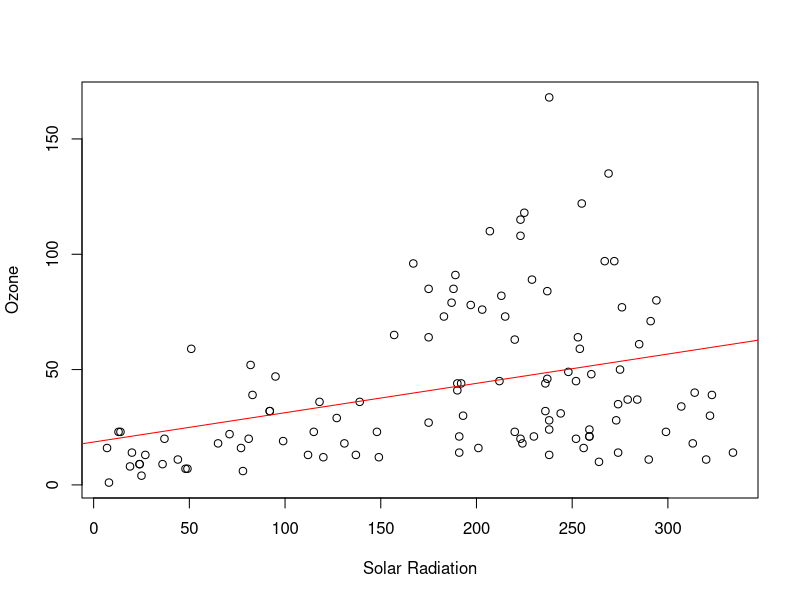

The R source for this figure:
## ---- chunk 1
head(airquality, n = 3)
## ---- chunk 2
plot(airquality$Ozone~airquality$Solar.R, xlab = "Solar Radiation", ylab = "Ozone")
trend_Sol <- lm(airquality$Ozone~airquality$Solar.R, airquality)
abline(trend_Sol, col = "red")
